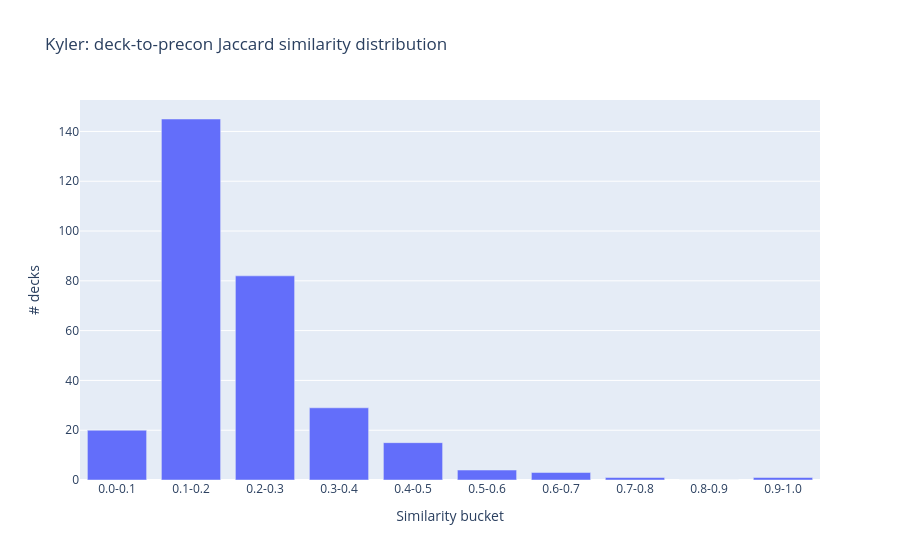

The notebook cell saved with this chart:
### Markdown cell above
## Kyler precon-similarity distribution

Kyler shipped as a precon face card — how much of the harvested corpus is a barely-modified copy of the box list?

### Code cell
kyler_slot = next(s for s in slots if s.names[0].startswith("Kyler"))
hist = qa.precon_similarity_histogram(conn, kyler_slot.commander_key)
hist_df = pd.DataFrame(hist, columns=["bucket", "deck_count"])
display(hist_df)

px.bar(
    hist_df, x="bucket", y="deck_count",
    title="Kyler: deck-to-precon Jaccard similarity distribution",
    labels={"bucket": "Similarity bucket", "deck_count": "# decks"},
).show()

### Figure 1 — Plotly figure (JSON) as saved in the notebook; plotly's stock layout.template omitted (floating-point values rounded to 4 significant figures)
{"data": [{"hovertemplate": "Similarity bucket=%{x}<br># decks=%{y}<extra></extra>", "legendgroup": "", "marker": {"color": "#636efa", "pattern": {"shape": ""}}, "name": "", "orientation": "v", "showlegend": false, "textposition": "auto", "type": "bar", "x": ["0.0-0.1", "0.1-0.2", "0.2-0.3", "0.3-0.4", "0.4-0.5", "0.5-0.6", "0.6-0.7", "0.7-0.8", "0.8-0.9", "0.9-1.0"], "xaxis": "x", "y": [20, 145, 82, 29, 15, 4, 3, 1, 0, 1], "yaxis": "y"}], "layout": {"barmode": "relative", "legend": {"tracegroupgap": 0}, "title": {"text": "Kyler: deck-to-precon Jaccard similarity distribution"}, "xaxis": {"anchor": "y", "domain": [0, 1], "title": {"text": "Similarity bucket"}}, "yaxis": {"anchor": "x", "domain": [0, 1], "title": {"text": "# decks"}}}}
